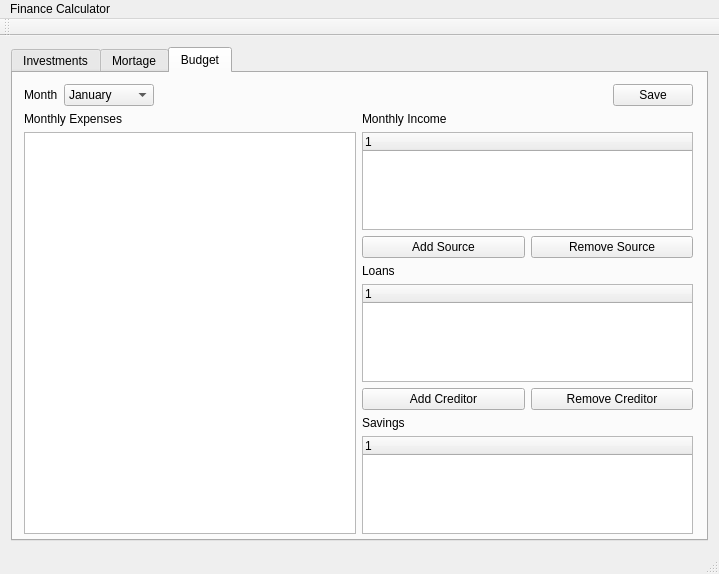
<?xml version="1.0" encoding="UTF-8"?>
<ui version="4.0">
 <class>MainWindow</class>
 <widget class="QMainWindow" name="MainWindow">
  <property name="geometry">
   <rect>
    <x>0</x>
    <y>0</y>
    <width>719</width>
    <height>574</height>
   </rect>
  </property>
  <property name="windowTitle">
   <string>Finance Calculator</string>
  </property>
  <property name="locale">
   <locale language="English" country="UnitedStates"/>
  </property>
  <widget class="QWidget" name="centralWidget">
   <property name="locale">
    <locale language="English" country="UnitedStates"/>
   </property>
   <layout class="QVBoxLayout" name="verticalLayout_5">
    <item>
     <widget class="QTabWidget" name="tabWidget">
      <property name="sizePolicy">
       <sizepolicy hsizetype="Preferred" vsizetype="Preferred">
        <horstretch>0</horstretch>
        <verstretch>0</verstretch>
       </sizepolicy>
      </property>
      <property name="locale">
       <locale language="English" country="UnitedStates"/>
      </property>
      <property name="currentIndex">
       <number>2</number>
      </property>
      <widget class="QWidget" name="tab_invest">
       <property name="locale">
        <locale language="English" country="UnitedStates"/>
       </property>
       <attribute name="title">
        <string>Investments</string>
       </attribute>
       <layout class="QHBoxLayout" name="horizontalLayout_3" stretch="0,2">
        <item>
         <layout class="QVBoxLayout" name="verticalLayout">
          <property name="sizeConstraint">
           <enum>QLayout::SetDefaultConstraint</enum>
          </property>
          <item>
           <widget class="QLabel" name="label">
            <property name="text">
             <string>Balance</string>
            </property>
           </widget>
          </item>
          <item>
           <widget class="QLineEdit" name="leStartBalance">
            <property name="sizePolicy">
             <sizepolicy hsizetype="Expanding" vsizetype="Fixed">
              <horstretch>0</horstretch>
              <verstretch>0</verstretch>
             </sizepolicy>
            </property>
           </widget>
          </item>
          <item>
           <widget class="QLabel" name="label_3">
            <property name="text">
             <string>Monthly Payment</string>
            </property>
           </widget>
          </item>
          <item>
           <widget class="QLineEdit" name="leMonthlyPayment"/>
          </item>
          <item>
           <widget class="QLabel" name="label_4">
            <property name="text">
             <string>Contributions (Years)</string>
            </property>
           </widget>
          </item>
          <item>
           <widget class="QLineEdit" name="lePayments"/>
          </item>
          <item>
           <widget class="QLabel" name="label_5">
            <property name="text">
             <string>Saving Time (Years)</string>
            </property>
           </widget>
          </item>
          <item>
           <widget class="QLineEdit" name="leSavingsTime"/>
          </item>
          <item>
           <widget class="QLabel" name="label_2">
            <property name="text">
             <string>&lt;html&gt;&lt;head/&gt;&lt;body&gt;&lt;p&gt;Annual Rate (%)&lt;/p&gt;&lt;/body&gt;&lt;/html&gt;</string>
            </property>
           </widget>
          </item>
          <item>
           <widget class="QComboBox" name="cbInvestmentType">
            <property name="currentIndex">
             <number>0</number>
            </property>
            <item>
             <property name="text">
              <string>Own Value</string>
             </property>
            </item>
            <item>
             <property name="text">
              <string>S&amp;P 500 1928-2014</string>
             </property>
            </item>
            <item>
             <property name="text">
              <string>S&amp;P 500 1965-2014</string>
             </property>
            </item>
            <item>
             <property name="text">
              <string>S&amp;P 500 2005-2014</string>
             </property>
            </item>
            <item>
             <property name="text">
              <string>3 Month T-Bill 1928-2014</string>
             </property>
            </item>
            <item>
             <property name="text">
              <string>3 Month T-Bill 1965-2014</string>
             </property>
            </item>
            <item>
             <property name="text">
              <string>3 Month T-Bill 2005-2014</string>
             </property>
            </item>
            <item>
             <property name="text">
              <string>10 Year T-Bond 1928-2014</string>
             </property>
            </item>
            <item>
             <property name="text">
              <string>10 Year T-Bond 1965-2014</string>
             </property>
            </item>
            <item>
             <property name="text">
              <string>10 Year T-Bond 2005-2014</string>
             </property>
            </item>
            <item>
             <property name="text">
              <string/>
             </property>
            </item>
           </widget>
          </item>
          <item>
           <widget class="QLineEdit" name="leRate"/>
          </item>
          <item>
           <widget class="QLabel" name="label_6">
            <property name="text">
             <string>End Balance</string>
            </property>
           </widget>
          </item>
          <item>
           <widget class="QLineEdit" name="leTotal"/>
          </item>
          <item>
           <widget class="QPushButton" name="pbCalculateInvestmentValue">
            <property name="text">
             <string>Calculate</string>
            </property>
           </widget>
          </item>
          <item>
           <spacer name="verticalSpacer">
            <property name="orientation">
             <enum>Qt::Vertical</enum>
            </property>
            <property name="sizeHint" stdset="0">
             <size>
              <width>20</width>
              <height>40</height>
             </size>
            </property>
           </spacer>
          </item>
         </layout>
        </item>
        <item>
         <widget class="ChartView" name="gvInvestments">
          <property name="sizePolicy">
           <sizepolicy hsizetype="Preferred" vsizetype="Preferred">
            <horstretch>0</horstretch>
            <verstretch>0</verstretch>
           </sizepolicy>
          </property>
          <property name="frameShadow">
           <enum>QFrame::Plain</enum>
          </property>
          <property name="verticalScrollBarPolicy">
           <enum>Qt::ScrollBarAlwaysOff</enum>
          </property>
          <property name="horizontalScrollBarPolicy">
           <enum>Qt::ScrollBarAlwaysOff</enum>
          </property>
          <property name="renderHints">
           <set>QPainter::TextAntialiasing</set>
          </property>
         </widget>
        </item>
       </layout>
      </widget>
      <widget class="QWidget" name="tab_mortage">
       <attribute name="title">
        <string>Mortage</string>
       </attribute>
       <layout class="QHBoxLayout" name="horizontalLayout_2" stretch="0,2">
        <item>
         <layout class="QVBoxLayout" name="verticalLayout_3" stretch="0,0,0,0,0,0,0,0,0,0,0,0,0,0,0,0">
          <item>
           <widget class="QLabel" name="label_19">
            <property name="text">
             <string>Payment Plan</string>
            </property>
           </widget>
          </item>
          <item>
           <widget class="QComboBox" name="cbPaymentPlan">
            <property name="currentText">
             <string>Annuity</string>
            </property>
            <property name="currentIndex">
             <number>0</number>
            </property>
            <property name="maxVisibleItems">
             <number>2</number>
            </property>
            <item>
             <property name="text">
              <string>Annuity</string>
             </property>
            </item>
            <item>
             <property name="text">
              <string>Fixed Amortization</string>
             </property>
            </item>
           </widget>
          </item>
          <item>
           <widget class="QLabel" name="label_13">
            <property name="text">
             <string>Top Loan</string>
            </property>
           </widget>
          </item>
          <item>
           <widget class="QLineEdit" name="leTopLoan">
            <property name="sizePolicy">
             <sizepolicy hsizetype="Expanding" vsizetype="Fixed">
              <horstretch>0</horstretch>
              <verstretch>0</verstretch>
             </sizepolicy>
            </property>
           </widget>
          </item>
          <item>
           <widget class="QLabel" name="label_14">
            <property name="text">
             <string>Top Loan Interest (%)</string>
            </property>
           </widget>
          </item>
          <item>
           <widget class="QLineEdit" name="leTopLoanInterest"/>
          </item>
          <item>
           <widget class="QLabel" name="label_15">
            <property name="text">
             <string>Bottom Loan</string>
            </property>
           </widget>
          </item>
          <item>
           <widget class="QLineEdit" name="leBottomLoan"/>
          </item>
          <item>
           <widget class="QLabel" name="label_16">
            <property name="text">
             <string>Bottom Loan Interest (%)</string>
            </property>
           </widget>
          </item>
          <item>
           <widget class="QLineEdit" name="leBottomLoanInterest"/>
          </item>
          <item>
           <widget class="QLabel" name="label_18">
            <property name="text">
             <string>Years to Pay</string>
            </property>
           </widget>
          </item>
          <item>
           <widget class="QLineEdit" name="leMortageYears"/>
          </item>
          <item>
           <widget class="QLabel" name="label_17">
            <property name="text">
             <string>Monthly Payment</string>
            </property>
           </widget>
          </item>
          <item>
           <widget class="QLineEdit" name="leMonthlyMortagePayment"/>
          </item>
          <item>
           <widget class="QPushButton" name="pbCalculateMortagePayment">
            <property name="text">
             <string>Calculate</string>
            </property>
           </widget>
          </item>
          <item>
           <spacer name="verticalSpacer_3">
            <property name="orientation">
             <enum>Qt::Vertical</enum>
            </property>
            <property name="sizeHint" stdset="0">
             <size>
              <width>20</width>
              <height>40</height>
             </size>
            </property>
           </spacer>
          </item>
         </layout>
        </item>
        <item>
         <widget class="ChartView" name="gvMortage">
          <property name="frameShadow">
           <enum>QFrame::Plain</enum>
          </property>
          <property name="verticalScrollBarPolicy">
           <enum>Qt::ScrollBarAlwaysOff</enum>
          </property>
          <property name="horizontalScrollBarPolicy">
           <enum>Qt::ScrollBarAlwaysOff</enum>
          </property>
          <property name="renderHints">
           <set>QPainter::TextAntialiasing</set>
          </property>
         </widget>
        </item>
       </layout>
      </widget>
      <widget class="QWidget" name="tab_budget">
       <attribute name="title">
        <string>Budget</string>
       </attribute>
       <widget class="QWidget" name="verticalLayoutWidget_3">
        <property name="geometry">
         <rect>
          <x>0</x>
          <y>0</y>
          <width>691</width>
          <height>500</height>
         </rect>
        </property>
        <layout class="QVBoxLayout" name="verticalLayout_7">
         <item>
          <layout class="QHBoxLayout" name="horizontalLayout_10">
           <item>
            <widget class="QLabel" name="label_Month">
             <property name="maximumSize">
              <size>
               <width>50</width>
               <height>16777215</height>
              </size>
             </property>
             <property name="text">
              <string>Month</string>
             </property>
            </widget>
           </item>
           <item>
            <widget class="QComboBox" name="cbMonth">
             <property name="maximumSize">
              <size>
               <width>300</width>
               <height>16777215</height>
              </size>
             </property>
             <item>
              <property name="text">
               <string>January</string>
              </property>
             </item>
             <item>
              <property name="text">
               <string>February</string>
              </property>
             </item>
             <item>
              <property name="text">
               <string>March</string>
              </property>
             </item>
             <item>
              <property name="text">
               <string>April</string>
              </property>
             </item>
             <item>
              <property name="text">
               <string>May</string>
              </property>
             </item>
             <item>
              <property name="text">
               <string>June</string>
              </property>
             </item>
             <item>
              <property name="text">
               <string>July</string>
              </property>
             </item>
             <item>
              <property name="text">
               <string>August</string>
              </property>
             </item>
             <item>
              <property name="text">
               <string>September</string>
              </property>
             </item>
             <item>
              <property name="text">
               <string>October</string>
              </property>
             </item>
             <item>
              <property name="text">
               <string>November</string>
              </property>
             </item>
             <item>
              <property name="text">
               <string>December</string>
              </property>
             </item>
            </widget>
           </item>
           <item>
            <spacer name="horizontalSpacer">
             <property name="orientation">
              <enum>Qt::Horizontal</enum>
             </property>
             <property name="sizeHint" stdset="0">
              <size>
               <width>40</width>
               <height>20</height>
              </size>
             </property>
            </spacer>
           </item>
           <item>
            <widget class="QPushButton" name="pbSave">
             <property name="text">
              <string>Save</string>
             </property>
            </widget>
           </item>
          </layout>
         </item>
         <item>
          <layout class="QHBoxLayout" name="horizontalLayout">
           <item>
            <layout class="QVBoxLayout" name="verticalLayout_6">
             <item>
              <widget class="QLabel" name="label_expenses">
               <property name="text">
                <string>Monthly Expenses</string>
               </property>
              </widget>
             </item>
             <item>
              <widget class="QTableView" name="tableViewCost">
               <property name="autoScroll">
                <bool>true</bool>
               </property>
               <property name="autoScrollMargin">
                <number>16</number>
               </property>
               <property name="gridStyle">
                <enum>Qt::DotLine</enum>
               </property>
              </widget>
             </item>
             <item>
              <layout class="QHBoxLayout" name="horizontalLayout_4">
               <item>
                <widget class="QPushButton" name="pbAddCost">
                 <property name="text">
                  <string>Add Expense</string>
                 </property>
                </widget>
               </item>
               <item>
                <widget class="QPushButton" name="pbRemoveCost">
                 <property name="text">
                  <string>Remove Expense</string>
                 </property>
                </widget>
               </item>
              </layout>
             </item>
            </layout>
           </item>
           <item>
            <layout class="QVBoxLayout" name="verticalLayout_2">
             <item>
              <widget class="QLabel" name="labelIncome">
               <property name="text">
                <string>Monthly Income</string>
               </property>
              </widget>
             </item>
             <item>
              <widget class="QTreeWidget" name="twIncome">
               <column>
                <property name="text">
                 <string notr="true">1</string>
                </property>
               </column>
              </widget>
             </item>
             <item>
              <layout class="QHBoxLayout" name="horizontalLayout_5">
               <item>
                <widget class="QPushButton" name="pbAddIncome">
                 <property name="text">
                  <string>Add Source</string>
                 </property>
                </widget>
               </item>
               <item>
                <widget class="QPushButton" name="pbRemoveIncome">
                 <property name="text">
                  <string>Remove Source</string>
                 </property>
                </widget>
               </item>
              </layout>
             </item>
             <item>
              <widget class="QLabel" name="labelLoans">
               <property name="text">
                <string>Loans</string>
               </property>
              </widget>
             </item>
             <item>
              <widget class="QTreeWidget" name="twLoan">
               <column>
                <property name="text">
                 <string notr="true">1</string>
                </property>
               </column>
              </widget>
             </item>
             <item>
              <layout class="QHBoxLayout" name="horizontalLayout_6">
               <item>
                <widget class="QPushButton" name="pbAddLoan">
                 <property name="text">
                  <string>Add Creditor</string>
                 </property>
                </widget>
               </item>
               <item>
                <widget class="QPushButton" name="pbRemoveLoan">
                 <property name="text">
                  <string>Remove Creditor</string>
                 </property>
                </widget>
               </item>
              </layout>
             </item>
             <item>
              <widget class="QLabel" name="labelSavings">
               <property name="text">
                <string>Savings</string>
               </property>
              </widget>
             </item>
             <item>
              <widget class="QTreeWidget" name="twSavings">
               <column>
                <property name="text">
                 <string notr="true">1</string>
                </property>
               </column>
              </widget>
             </item>
             <item>
              <layout class="QHBoxLayout" name="horizontalLayout_7">
               <item>
                <widget class="QPushButton" name="pbAddSavings">
                 <property name="text">
                  <string>Add Investment</string>
                 </property>
                </widget>
               </item>
               <item>
                <widget class="QPushButton" name="pbRemoveSavings">
                 <property name="text">
                  <string>Remove Investment</string>
                 </property>
                </widget>
               </item>
              </layout>
             </item>
            </layout>
           </item>
          </layout>
         </item>
        </layout>
       </widget>
      </widget>
     </widget>
    </item>
   </layout>
  </widget>
  <widget class="QMenuBar" name="menuBar">
   <property name="geometry">
    <rect>
     <x>0</x>
     <y>0</y>
     <width>719</width>
     <height>22</height>
    </rect>
   </property>
   <property name="locale">
    <locale language="English" country="UnitedStates"/>
   </property>
   <widget class="QMenu" name="menuFinance_Calculator">
    <property name="locale">
     <locale language="English" country="UnitedStates"/>
    </property>
    <property name="title">
     <string>Finance Calculator</string>
    </property>
    <addaction name="actionPreferences"/>
   </widget>
   <addaction name="menuFinance_Calculator"/>
  </widget>
  <widget class="QToolBar" name="mainToolBar">
   <property name="locale">
    <locale language="English" country="UnitedStates"/>
   </property>
   <attribute name="toolBarArea">
    <enum>TopToolBarArea</enum>
   </attribute>
   <attribute name="toolBarBreak">
    <bool>false</bool>
   </attribute>
  </widget>
  <widget class="QStatusBar" name="statusBar">
   <property name="locale">
    <locale language="English" country="UnitedStates"/>
   </property>
  </widget>
  <action name="actionPreferences">
   <property name="text">
    <string>Preferences...</string>
   </property>
  </action>
  <action name="actionMortage">
   <property name="text">
    <string>Mortage</string>
   </property>
  </action>
  <action name="actionInvestments">
   <property name="text">
    <string>Investments</string>
   </property>
  </action>
 </widget>
 <layoutdefault spacing="6" margin="11"/>
 <customwidgets>
  <customwidget>
   <class>ChartView</class>
   <extends>QGraphicsView</extends>
   <header location="global">chartview.h</header>
  </customwidget>
 </customwidgets>
 <tabstops>
  <tabstop>leStartBalance</tabstop>
  <tabstop>leMonthlyPayment</tabstop>
  <tabstop>lePayments</tabstop>
  <tabstop>leSavingsTime</tabstop>
  <tabstop>cbInvestmentType</tabstop>
  <tabstop>leRate</tabstop>
  <tabstop>pbCalculateInvestmentValue</tabstop>
  <tabstop>leTotal</tabstop>
  <tabstop>gvInvestments</tabstop>
  <tabstop>cbPaymentPlan</tabstop>
  <tabstop>leTopLoan</tabstop>
  <tabstop>leTopLoanInterest</tabstop>
  <tabstop>leBottomLoan</tabstop>
  <tabstop>leBottomLoanInterest</tabstop>
  <tabstop>leMortageYears</tabstop>
  <tabstop>leMonthlyMortagePayment</tabstop>
  <tabstop>pbCalculateMortagePayment</tabstop>
  <tabstop>gvMortage</tabstop>
  <tabstop>tabWidget</tabstop>
 </tabstops>
 <resources/>
 <connections/>
</ui>
